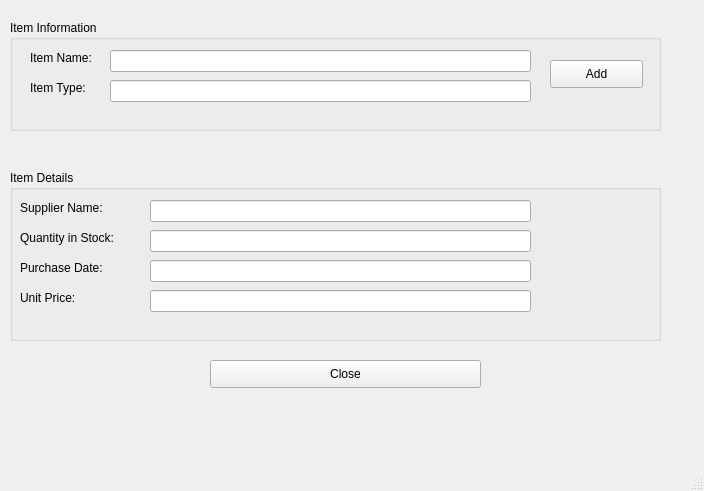
<?xml version="1.0" encoding="UTF-8"?>
<ui version="4.0">
 <class>MainWindow</class>
 <widget class="QMainWindow" name="MainWindow">
  <property name="geometry">
   <rect>
    <x>0</x>
    <y>0</y>
    <width>704</width>
    <height>491</height>
   </rect>
  </property>
  <property name="windowTitle">
   <string>MainWindow</string>
  </property>
  <widget class="QWidget" name="centralwidget">
   <widget class="QGroupBox" name="groupBox">
    <property name="geometry">
     <rect>
      <x>10</x>
      <y>20</y>
      <width>651</width>
      <height>111</height>
     </rect>
    </property>
    <property name="title">
     <string>Item Information</string>
    </property>
    <widget class="QLabel" name="label">
     <property name="geometry">
      <rect>
       <x>20</x>
       <y>30</y>
       <width>81</width>
       <height>16</height>
      </rect>
     </property>
     <property name="text">
      <string>Item Name:</string>
     </property>
    </widget>
    <widget class="QLabel" name="label_2">
     <property name="geometry">
      <rect>
       <x>20</x>
       <y>60</y>
       <width>81</width>
       <height>16</height>
      </rect>
     </property>
     <property name="text">
      <string>Item Type:</string>
     </property>
    </widget>
    <widget class="QLineEdit" name="lineEdit">
     <property name="geometry">
      <rect>
       <x>100</x>
       <y>30</y>
       <width>421</width>
       <height>22</height>
      </rect>
     </property>
    </widget>
    <widget class="QLineEdit" name="lineEdit_2">
     <property name="geometry">
      <rect>
       <x>100</x>
       <y>60</y>
       <width>421</width>
       <height>22</height>
      </rect>
     </property>
    </widget>
    <widget class="QPushButton" name="pushButton">
     <property name="geometry">
      <rect>
       <x>540</x>
       <y>40</y>
       <width>93</width>
       <height>28</height>
      </rect>
     </property>
     <property name="text">
      <string>Add</string>
     </property>
    </widget>
   </widget>
   <widget class="QGroupBox" name="groupBox_3">
    <property name="geometry">
     <rect>
      <x>10</x>
      <y>170</y>
      <width>651</width>
      <height>171</height>
     </rect>
    </property>
    <property name="title">
     <string>Item Details</string>
    </property>
    <widget class="QLabel" name="label_4">
     <property name="geometry">
      <rect>
       <x>10</x>
       <y>30</y>
       <width>131</width>
       <height>16</height>
      </rect>
     </property>
     <property name="text">
      <string>Supplier Name:</string>
     </property>
    </widget>
    <widget class="QLabel" name="label_6">
     <property name="geometry">
      <rect>
       <x>10</x>
       <y>60</y>
       <width>151</width>
       <height>16</height>
      </rect>
     </property>
     <property name="text">
      <string>Quantity in Stock:</string>
     </property>
    </widget>
    <widget class="QLabel" name="label_5">
     <property name="geometry">
      <rect>
       <x>10</x>
       <y>90</y>
       <width>101</width>
       <height>16</height>
      </rect>
     </property>
     <property name="text">
      <string>Purchase Date:</string>
     </property>
    </widget>
    <widget class="QLabel" name="label_7">
     <property name="geometry">
      <rect>
       <x>10</x>
       <y>120</y>
       <width>91</width>
       <height>16</height>
      </rect>
     </property>
     <property name="text">
      <string>Unit Price:</string>
     </property>
    </widget>
    <widget class="QLineEdit" name="lineEdit_4">
     <property name="geometry">
      <rect>
       <x>140</x>
       <y>30</y>
       <width>381</width>
       <height>22</height>
      </rect>
     </property>
    </widget>
    <widget class="QLineEdit" name="lineEdit_5">
     <property name="geometry">
      <rect>
       <x>140</x>
       <y>60</y>
       <width>381</width>
       <height>22</height>
      </rect>
     </property>
    </widget>
    <widget class="QLineEdit" name="lineEdit_6">
     <property name="geometry">
      <rect>
       <x>140</x>
       <y>90</y>
       <width>381</width>
       <height>22</height>
      </rect>
     </property>
    </widget>
    <widget class="QLineEdit" name="lineEdit_7">
     <property name="geometry">
      <rect>
       <x>140</x>
       <y>120</y>
       <width>381</width>
       <height>22</height>
      </rect>
     </property>
    </widget>
   </widget>
   <widget class="QPushButton" name="pushButton_2">
    <property name="geometry">
     <rect>
      <x>210</x>
      <y>360</y>
      <width>271</width>
      <height>28</height>
     </rect>
    </property>
    <property name="text">
     <string>Close</string>
    </property>
   </widget>
   <zorder>groupBox_3</zorder>
   <zorder>groupBox</zorder>
   <zorder>pushButton_2</zorder>
  </widget>
  <widget class="QMenuBar" name="menubar">
   <property name="geometry">
    <rect>
     <x>0</x>
     <y>0</y>
     <width>704</width>
     <height>18</height>
    </rect>
   </property>
  </widget>
  <widget class="QStatusBar" name="statusbar"/>
 </widget>
 <resources/>
 <connections/>
</ui>
